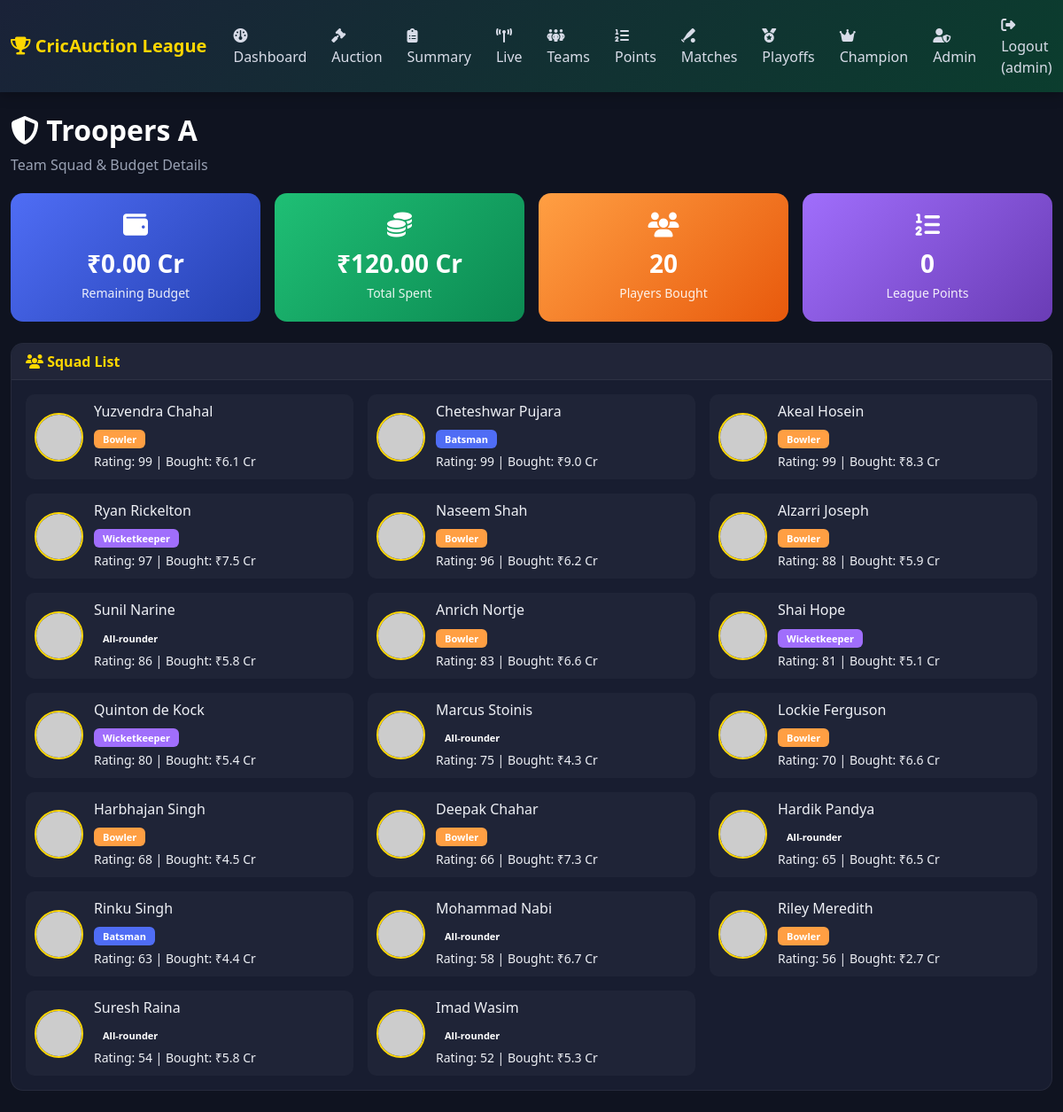
/teams/1 (signed in), run on the app's committed database.
### tables this page shows
CREATE TABLE teams (
            id             INTEGER PRIMARY KEY AUTOINCREMENT,
            name           TEXT UNIQUE NOT NULL,
            budget         REAL    NOT NULL DEFAULT 120,
            matches_played INTEGER DEFAULT 0,
            wins           INTEGER DEFAULT 0,
            losses         INTEGER DEFAULT 0,
            points         INTEGER DEFAULT 0,
            nrr            REAL    DEFAULT 0.0
        );

CREATE TABLE players (
            id         INTEGER PRIMARY KEY AUTOINCREMENT,
            name       TEXT NOT NULL,
            role       TEXT NOT NULL,
            rating     INTEGER NOT NULL,
            batting    INTEGER NOT NULL,
            bowling    INTEGER NOT NULL,
            fielding   INTEGER NOT NULL,
            base_price REAL NOT NULL DEFAULT 2,
            sold_price REAL DEFAULT 0,
            image      TEXT,
            team_id    INTEGER REFERENCES teams(id),
            is_sold    INTEGER DEFAULT 0
        );

### backend/routes/team_routes.py (the view)
@team_bp.route("/teams/<int:team_id>")
@login_required
def team_detail(team_id):
    conn = get_db_connection()
    cur = get_cursor(conn)
    cur.execute("SELECT * FROM teams WHERE id = ?", (team_id,))
    team = cur.fetchone()
    cur.execute("SELECT * FROM players WHERE team_id = ? ORDER BY rating DESC", (team_id,))
    players = cur.fetchall()
    cur.close()
    conn.close()
    spent = sum([p["sold_price"] for p in players]) if players else 0
    return render_template("team_detail.html", team=team, players=players, spent=spent)

### backend/models.py (called while the page is built)
def get_db_connection():
    conn = sqlite3.connect(DB_PATH)
    conn.row_factory = sqlite3.Row
    conn.execute("PRAGMA journal_mode=WAL")
    conn.execute("PRAGMA foreign_keys=ON")
    return conn

def get_cursor(conn):
    return conn.cursor()

### backend/routes/admin_routes.py (called while the page is built)
def login_required(f):
    @wraps(f)
    def wrapper(*args, **kwargs):
        if "user_id" not in session:
            return redirect(url_for("auth.login"))
        return f(*args, **kwargs)
    return wrapper

### frontend/templates/team_detail.html (shortened to what this page needs)
{% extends "base.html" %}
{% block content %}
<div class="page-header animate-fadein">
    <h2><i class="fa-solid fa-shield-halved"></i> {{ team['name'] }}</h2>
    <p>Team Squad & Budget Details</p>
</div>
<div class="row g-3 mb-4">
    <div class="col-6 col-md-3">
        <div class="stat-card stat-blue animate-fadein">
            <i class="fa-solid fa-wallet"></i>
            <h3>₹{{ "%.2f"|format(team['budget']) }} Cr</h3>
            <p>Remaining Budget</p>
        </div>
    </div>
    <div class="col-6 col-md-3">
        <div class="stat-card stat-green animate-fadein">
            <i class="fa-solid fa-coins"></i>
            <h3>₹{{ "%.2f"|format(spent) }} Cr</h3>
            <p>Total Spent</p>
        </div>
    </div>
    <div class="col-6 col-md-3">
        <div class="stat-card stat-orange animate-fadein">
            <i class="fa-solid fa-users"></i>
            <h3>{{ players|length }}</h3>
            <p>Players Bought</p>
        </div>
    </div>
    <div class="col-6 col-md-3">
        <div class="stat-card stat-purple animate-fadein">
            <i class="fa-solid fa-list-ol"></i>
            <h3>{{ team['points'] }}</h3>
            <p>League Points</p>
        </div>
    </div>
</div>
<div class="card content-card animate-fadein">
    <div class="card-header"><i class="fa-solid fa-users"></i> Squad List</div>
    <div class="card-body">
        <div class="row g-3">
            {% for p in players %}
            <div class="col-md-4 col-sm-6">
                <div class="player-mini-card">
                    <img src="{{ p['image'] }}" alt="{{ p['name'] }}">
                    <div>
                        <h6>{{ p['name'] }}</h6>
                        <span class="badge role-badge role-{{ p['role']|replace(' ', '') }}">{{ p['role'] }}</span>
                        <div class="small mt-1">Rating: {{ p['rating'] }} | Bought: ₹{{ p['sold_price'] }} Cr</div>
                    </div>
                </div>
            </div>
            {% else %}
            <div class="col-12"><p class="text-center text-muted">No players bought yet.</p></div>
            {% endfor %}
        </div>
    </div>
</div>
{% endblock %}

### frontend/templates/base.html (shortened to what this page needs)
<!DOCTYPE html>
<html lang="en">
<head>
    <link href="https://cdn.jsdelivr.net/npm/bootstrap@5.3.0/dist/css/bootstrap.min.css" rel="stylesheet">
    <link href="https://cdnjs.cloudflare.com/ajax/libs/font-awesome/6.4.0/css/all.min.css" rel="stylesheet">
    <link href="{{ url_for('static', filename='css/style.css') }}" rel="stylesheet">
</head>
<body>
    {% if session.get('user_id') %}
    <nav class="navbar navbar-expand-lg navbar-dark main-nav sticky-top">
        <div class="container-fluid">
            <a class="navbar-brand" href="{{ url_for('admin.dashboard') }}">
                <i class="fa-solid fa-trophy"></i> CricAuction League
            </a>
            <div class="collapse navbar-collapse" id="navMenu">
                <ul class="navbar-nav ms-auto mb-2 mb-lg-0 align-items-lg-center">
                    <li class="nav-item"><a class="nav-link" href="{{ url_for('admin.dashboard') }}"><i class="fa-solid fa-gauge"></i> Dashboard</a></li>
                    <li class="nav-item"><a class="nav-link" href="{{ url_for('auction.auction') }}"><i class="fa-solid fa-gavel"></i> Auction</a></li>
<li class="nav-item"><a class="nav-link" href="{{ url_for('auction.auction_summary') }}"><i class="fa-solid fa-clipboard-list"></i> Summary</a></li>
<li class="nav-item"><a class="nav-link" href="{{ url_for('live.live_auction_room') }}"><i class="fa-solid fa-tower-broadcast"></i> Live</a></li>
                    <li class="nav-item"><a class="nav-link" href="{{ url_for('team.teams') }}"><i class="fa-solid fa-people-group"></i> Teams</a></li>
                    <li class="nav-item"><a class="nav-link" href="{{ url_for('team.points') }}"><i class="fa-solid fa-list-ol"></i> Points</a></li>
                    <li class="nav-item"><a class="nav-link" href="{{ url_for('team.matches') }}"><i class="fa-solid fa-baseball-bat-ball"></i> Matches</a></li>
                    <li class="nav-item"><a class="nav-link" href="{{ url_for('sim.playoffs_page') }}"><i class="fa-solid fa-medal"></i> Playoffs</a></li>
                    <li class="nav-item"><a class="nav-link" href="{{ url_for('sim.champion_page') }}"><i class="fa-solid fa-crown"></i> Champion</a></li>
                    {% if session.get('role') == 'admin' %}
                    <li class="nav-item"><a class="nav-link admin-link" href="{{ url_for('admin.admin_panel') }}"><i class="fa-solid fa-user-shield"></i> Admin</a></li>
                    {% endif %}
                    <li class="nav-item">
                        <a class="nav-link logout-link" href="{{ url_for('auth.logout') }}">
                            <i class="fa-solid fa-right-from-bracket"></i> Logout ({{ session.get('username') }})
                        </a>
                    </li>
                </ul>
            </div>
        </div>
    </nav>
    {% endif %}
    <div class="container-fluid py-4 page-content">
        {% block content %}{% endblock %}
    </div>
</body>
</html>

### frontend/static/css/style.css (style rules this page uses)
* { box-sizing: border-box; }
body { font-family: 'Segoe UI', Tahoma, Geneva, Verdana, sans-serif; background: #0f1320; color: #eef0f5; }
.main-nav { background: linear-gradient(135deg, #1a2238, #0b3d2e); box-shadow: 0 2px 15px rgba(0,0,0,0.3); }
.main-nav .navbar-brand { font-weight: 700; font-size: 20px; color: #ffd700 !important; }
.main-nav .nav-link { color: #d8dce8 !important; font-weight: 500; transition: color 0.2s ease; padding: 8px 14px !important; }
.admin-link { color: #4ade80 !important; }
.logout-link { color: #ff6b6b !important; }
.page-content { animation: fadeInPage 0.5s ease; }
.page-header { margin-bottom: 20px; }
.page-header h2 { font-weight: 700; color: #fff; }
.page-header p { color: #99a1b3; }
.animate-fadein { animation: cardFadeIn 0.5s ease both; }
.stat-card { border-radius: 14px; padding: 22px; text-align: center; color: #fff; transition: transform 0.25s ease; }
.stat-card i { font-size: 28px; margin-bottom: 8px; }
.stat-card h3 { font-weight: 700; margin: 5px 0; }
.stat-card p { margin: 0; opacity: 0.9; font-size: 14px; }
.stat-blue { background: linear-gradient(135deg, #4f6df5, #2541b2); }
.stat-green { background: linear-gradient(135deg, #1fbf75, #0c8a52); }
.stat-orange { background: linear-gradient(135deg, #ff9f43, #e8590c); }
.stat-purple { background: linear-gradient(135deg, #a06efc, #6a3cb5); }
.content-card { background: #181d30; border: 1px solid rgba(255,255,255,0.06); border-radius: 14px; color: #eef0f5; }
.content-card .card-header { background: rgba(255,255,255,0.04); border-bottom: 1px solid rgba(255,255,255,0.06); font-weight: 600; color: #ffd700; border-radius: 14px 14px 0 0 !important; }
.role-badge { font-size: 11px; padding: 5px 10px; }
.role-Batsman { background: #4f6df5; color: #fff; }
.role-Bowler { background: #ff9f43; color: #fff; }
.role-Wicketkeeper { background: #a06efc; color: #fff; }
.player-mini-card { display: flex; align-items: center; gap: 12px; background: rgba(255,255,255,0.03); border-radius: 10px; padding: 10px; }
.player-mini-card img { width: 55px; height: 55px; border-radius: 50%; object-fit: cover; border: 2px solid #ffd700; }

### data on the page
teams: name "Troopers A", budget "0.00", points "0"
players: name "Yuzvendra Chahal", role "Bowler", rating "99", sold_price "6.1"
players: name "Cheteshwar Pujara", role "Batsman", rating "99", sold_price "9.0"
players: name "Akeal Hosein", role "Bowler", rating "99", sold_price "8.3"
players: name "Ryan Rickelton", role "Wicketkeeper", rating "97", sold_price "7.5"
players: name "Naseem Shah", role "Bowler", rating "96", sold_price "6.2"
players: name "Alzarri Joseph", role "Bowler", rating "88", sold_price "5.9"
players: name "Sunil Narine", role "All-rounder", rating "86", sold_price "5.8"
players: name "Anrich Nortje", role "Bowler", rating "83", sold_price "6.6"
players: name "Shai Hope", role "Wicketkeeper", rating "81", sold_price "5.1"
players: name "Quinton de Kock", role "Wicketkeeper", rating "80", sold_price "5.4"
players: name "Marcus Stoinis", role "All-rounder", rating "75", sold_price "4.3"
players: name "Lockie Ferguson", role "Bowler", rating "70", sold_price "6.6"
players: name "Harbhajan Singh", role "Bowler", rating "68", sold_price "4.5"
players: name "Deepak Chahar", role "Bowler", rating "66", sold_price "7.3"
players: name "Hardik Pandya", role "All-rounder", rating "65", sold_price "6.5"
players: name "Rinku Singh", role "Batsman", rating "63", sold_price "4.4"
players: name "Mohammad Nabi", role "All-rounder", rating "58", sold_price "6.7"
players: name "Riley Meredith", role "Bowler", rating "56", sold_price "2.7"
players: name "Suresh Raina", role "All-rounder", rating "54", sold_price "5.8"
players: name "Imad Wasim", role "All-rounder", rating "52", sold_price "5.3"

### other printed values
{{ session.get('username') }} "admin"
{{ "%.2f"|format(spent) }} "120.00"
{{ players|length }} "20"
